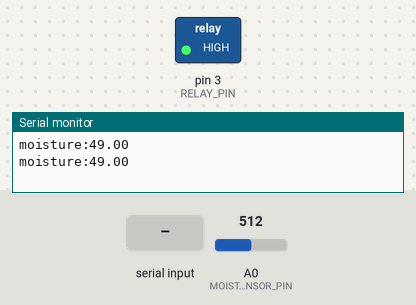
Bench run of a sketch on a simulated Arduino Uno, built with avr-gcc and run on an emulated ATmega328P. Parts: switched loads named in the sketch (green lamp = pin HIGH), the last lines printed to the serial monitor. The test bench sets the inputs (shaded band); at power-on: A0 (MOISTURE_SENSOR_PIN) = 512.

Above: at 1.2 s.
1.3 s: "pump:on\n" received over Serial
At 2.8 s:
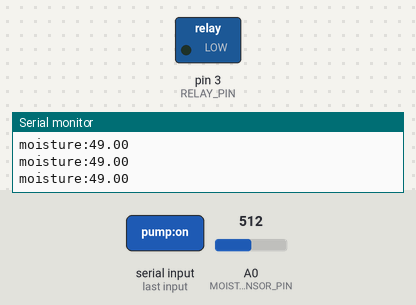
3.5 s: "pump:off\n" received over Serial
At 4.4 s:
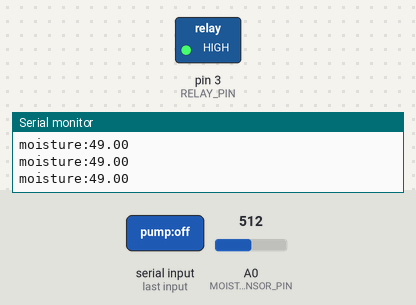
Timing chart, 0 to 6.5 s (numbered marks = the images above; inputs shaded):
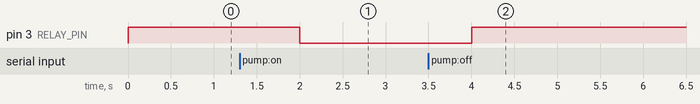

The sketch:

plant_monitor_uno.ino
```cpp
// Pin definitions
const int MOISTURE_SENSOR_PIN = A0;  // Soil moisture sensor
const int RELAY_PIN = 3;             // Relay module for water pump

// Sensor calibration values
const int DRY_VALUE = 1023;  // Value when sensor is dry
const int WET_VALUE = 0;     // Value when sensor is wet

// Variables to store sensor readings
float moistureLevel = 0;

void setup() {
  Serial.begin(9600);

  // Initialize pins
  pinMode(MOISTURE_SENSOR_PIN, INPUT);
  pinMode(RELAY_PIN, OUTPUT);

  // Initialize relay (HIGH means pump is OFF)
  digitalWrite(RELAY_PIN, HIGH);
}

void loop() {
  // Read moisture sensor
  readMoisture();

  // Send sensor data
  sendSensorData();

  // Check for incoming commands
  if (Serial.available() > 0) {
    handleCommand();
  }

  delay(1000);  // Wait for 1 second
}

void readMoisture() {
  // Read moisture sensor
  int rawMoisture = analogRead(MOISTURE_SENSOR_PIN);
  moistureLevel = map(rawMoisture, DRY_VALUE, WET_VALUE, 0, 100);
}

void sendSensorData() {
  // Send data in format: "moisture:XX"
  Serial.print("moisture:");
  Serial.println(moistureLevel);
}

void handleCommand() {
  String command = Serial.readStringUntil('\n');
  command.trim();

  if (command == "pump:on") {
    controlPump(true);
  } else if (command == "pump:off") {
    controlPump(false);
  }
}

void controlPump(bool state) {
  // Relay is active LOW, so we invert the state
  digitalWrite(RELAY_PIN, !state);
} 
```

Measured:
- after the input at 1.3 s, pin 3 (RELAY_PIN): HIGH → LOW after 0.70 s
- after the input at 3.5 s, pin 3 (RELAY_PIN): LOW → HIGH after 0.50 s
